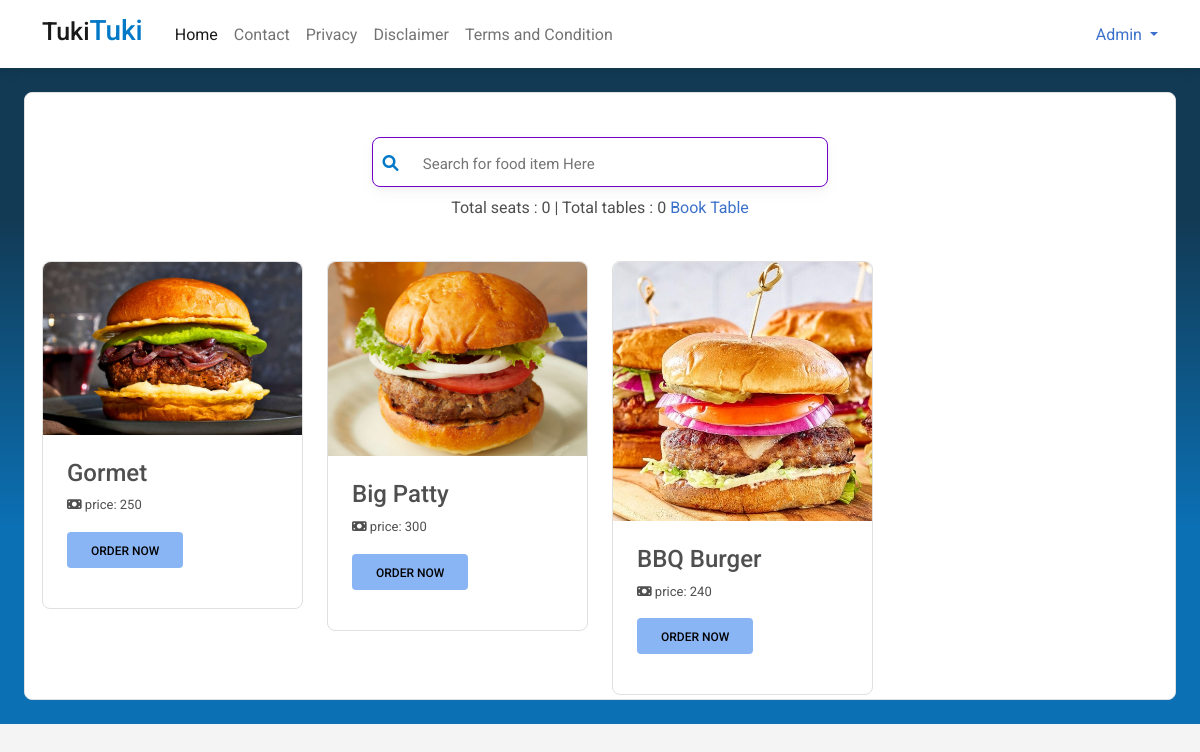
/restaurants/1/ (signed in), run on the app's committed database.
### App_Cloud/models.py (models this page shows, shortened)
class FoodItem(models.Model):
    restaurant = models.ForeignKey(Restaurant, on_delete=models.CASCADE,default=1)
    title = models.CharField(max_length=1000,default="None")
    price = models.IntegerField(default=0)
    photo = models.ImageField(null=False,blank=False,upload_to="food")

### App_Cloud/views.py (the view)
# urls.py: path("restaurants/<int:id>/",views.visitresturants,name="visitresturants"),
def visitresturants(request,id):
    rest = Restaurant.objects.get(id=id)
    tables = Table.objects.filter(restaurant=rest)
    total_tables = tables.count()
    seats = 0
    for t in tables:
        seats = seats + t.seats
    items = FoodItem.objects.filter(restaurant=rest)
    context = {
        "items" : items,
        "rest" : rest,
        "total_tables" : total_tables,
        "seats" : seats
    }
    return render(request,"App_Cloud/visitresturants.html",context)

### templates/App_Cloud/visitresturants.html (shortened to what this page needs)
{% extends "basic.html" %}
{% block content %}
<div class="main-section  p-4 ">
    <div class="card shadow-0 border p-1">
    <div class="search shadow-3  card">
        <div class="row">
            <div class="col-1">
                <i class="fas fa-magnifying-glass s-icon p-color"></i>
            </div>
            <div class="col-11">
                <input type="text" class="d-inline-block srch" placeholder="Search for food item Here" hx-get="/searchfood" hx-trigger="keyup" hx-target="#result" name="search" id="inputBox">
            </div>
        </div>
    </div>
    <div class="text-center">
        Total seats : {{seats}} | Total tables : {{total_tables}} <a href="/tables/{{rest.id}}/">Book Table</a>
    </div>
    <div class="container">
        <div id="result">
            {% include "App_Cloud/foodresult.html" %}
        </div>
    </div>
</div>
</div>
{% endblock content %}

### templates/basic.html (shortened to what this page needs)
<!DOCTYPE html>
<html lang="en">
<head>
    <link
    href="https://cdnjs.cloudflare.com/ajax/libs/font-awesome/6.0.0/css/all.min.css"
    rel="stylesheet"
    />
    <link
    href="https://cdnjs.cloudflare.com/ajax/libs/mdb-ui-kit/6.2.0/mdb.min.css"
    rel="stylesheet"
    />
</head>
<body>
<nav class="navbar navbar-expand-lg navbar-light ">
    <div class="container">
      <a class="navbar-brand me-4" href="/">
    <h3><span style="font-size:25px;">Tuki</span><span class="logo">Tuki</span></h3>
      </a>
      <div class="collapse navbar-collapse" id="navbarButtonsExample">
        <ul class="navbar-nav me-auto mb-2 mb-lg-0">
          <li class="nav-item">
            <a class="nav-link active" href="/">Home</a>
          </li>
          <li class="nav-item">
            <a class="nav-link" href="#">Contact</a>
          </li>
          <li class="nav-item">
            <a class="nav-link" href="#">Privacy</a>
          </li>
          <li class="nav-item">
            <a class="nav-link" href="#">Disclaimer</a>
          </li>
          <li class="nav-item">
            <a class="nav-link" href="#">Terms and Condition</a>
          </li>
        </ul>
        <div class="dropdown">
            <a class="dropdown-toggle" type="" id="dropdownMenu2" data-mdb-toggle="dropdown" aria-expanded="false">
             {{user|capfirst}}
            </a>
          </div>
      </div>
    </div>
  </nav>
    {% block content %}{% endblock content %}
</body>
</html>

### templates/App_Cloud/foodresult.html (shortened to what this page needs)
{% if items %}
<div class="row mt-4">
    {% for item in items %}
    <div class="col-md-3 mt-2">
            <div class="card shadow-0 border mt-2">
                <div class="bg-image hover-overlay ripple" data-mdb-ripple-color="light">
                  <img src="/media/{{item.photo}}" class="img-fluid"/>
                </div>
                <div class="card-body">
                  <h4 class="card-title">{{item.title}}</h4>
                  <p class="card-text" style="font-size:13px;"><i class="fas fa-money-bill"></i> price: {{item.price}}<p>
                  <a href="/orderfood/{{item.id}}/" class="btn btn-secondary">Order Now</a>
                </div>
              </div>
    </div>
    {% endfor %}
</div>
{% else %}
<div class="text-center mt-3">
    Nothing To Show!
</div>
{% endif %}

### data on the page
FoodItem: photo (picture), title "Gormet", price "250"
FoodItem: photo (picture), title "Big Patty", price "300"
FoodItem: photo (picture), title "BBQ Burger", price "240"

### other printed values
{{ user|capfirst }} "Admin"
{{ seats }} "0"
{{ total_tables }} "0"
